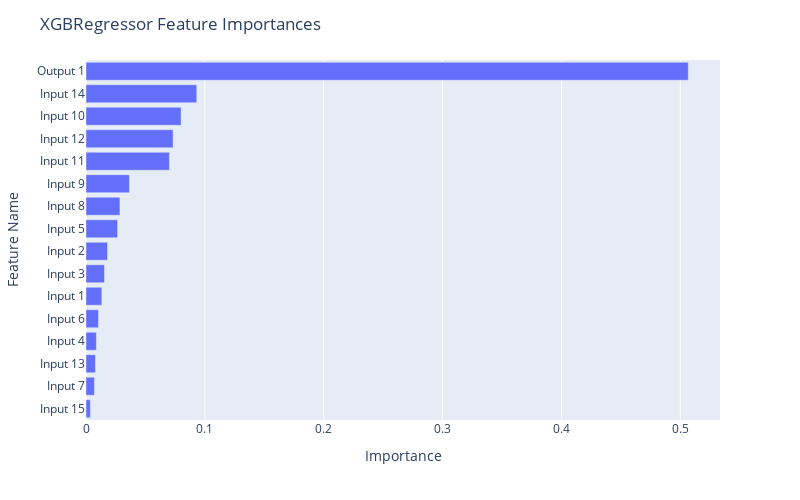

Here is the notebook cell this chart was saved with:
### Code cell
fig = px.bar(df_xgb, x="Importance", y="Feature Name")

fig.update_layout(
    autosize=False,
    width=800,
    height=500,
    title_text=f"XGBRegressor Feature Importances",
    yaxis={'categoryorder':'total ascending'}
)

fig.show()

### Figure 1 — Plotly figure (JSON) as saved in the notebook; plotly's stock layout.template omitted (floating-point values rounded to 4 significant figures)
{"data": [{"alignmentgroup": "True", "hovertemplate": "Importance=%{x}<br>Feature Name=%{y}<extra></extra>", "legendgroup": "", "marker": {"color": "#636efa", "pattern": {"shape": ""}}, "name": "", "offsetgroup": "", "orientation": "h", "showlegend": false, "textposition": "auto", "type": "bar", "x": [0.5067, 0.09318, 0.07999, 0.07328, 0.07017, 0.03651, 0.02856, 0.02658, 0.01813, 0.01554, 0.01332, 0.01052, 0.008752, 0.007943, 0.00711, 0.003676], "xaxis": "x", "y": ["Output 1", "Input 14", "Input 10", "Input 12", "Input 11", "Input 9", "Input 8", "Input 5", "Input 2", "Input 3", "Input 1", "Input 6", "Input 4", "Input 13", "Input 7", "Input 15"], "yaxis": "y"}], "layout": {"autosize": false, "barmode": "relative", "height": 500, "legend": {"tracegroupgap": 0}, "margin": {"t": 60}, "title": {"text": "XGBRegressor Feature Importances"}, "width": 800, "xaxis": {"anchor": "y", "autorange": true, "domain": [0, 1], "range": [0, 0.5334], "title": {"text": "Importance"}, "type": "linear"}, "yaxis": {"anchor": "x", "autorange": true, "categoryorder": "total ascending", "domain": [0, 1], "range": [-0.5, 15.5], "title": {"text": "Feature Name"}, "type": "category"}}}
